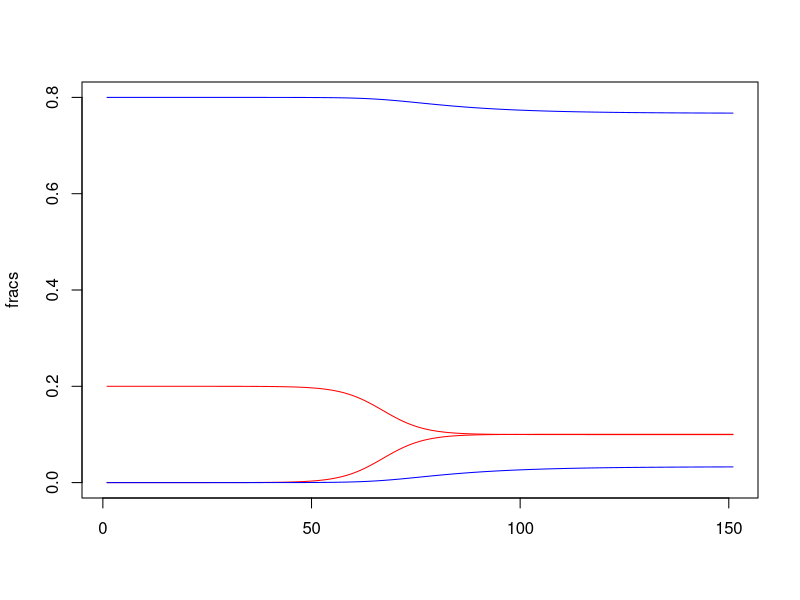
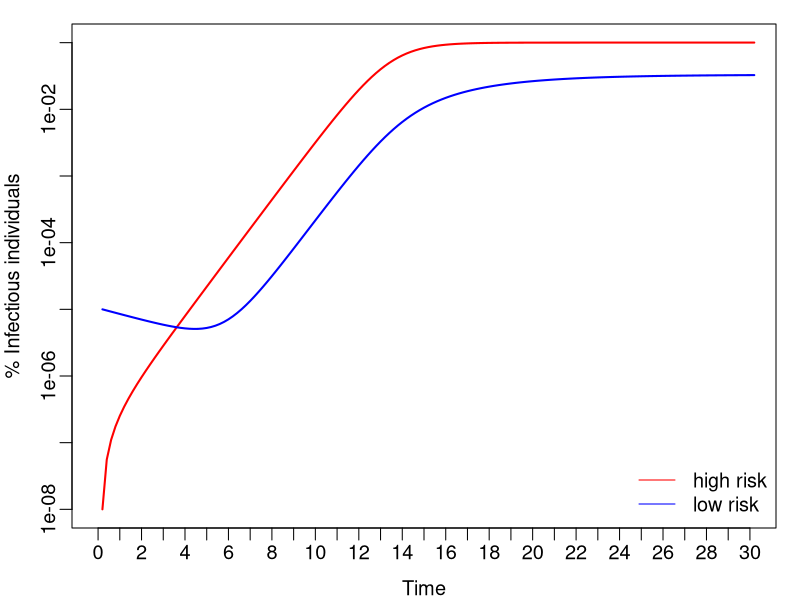
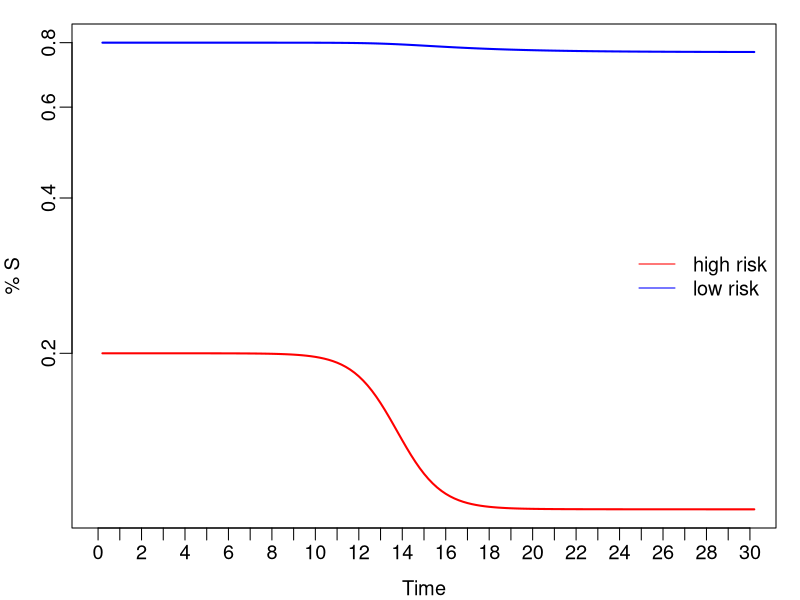
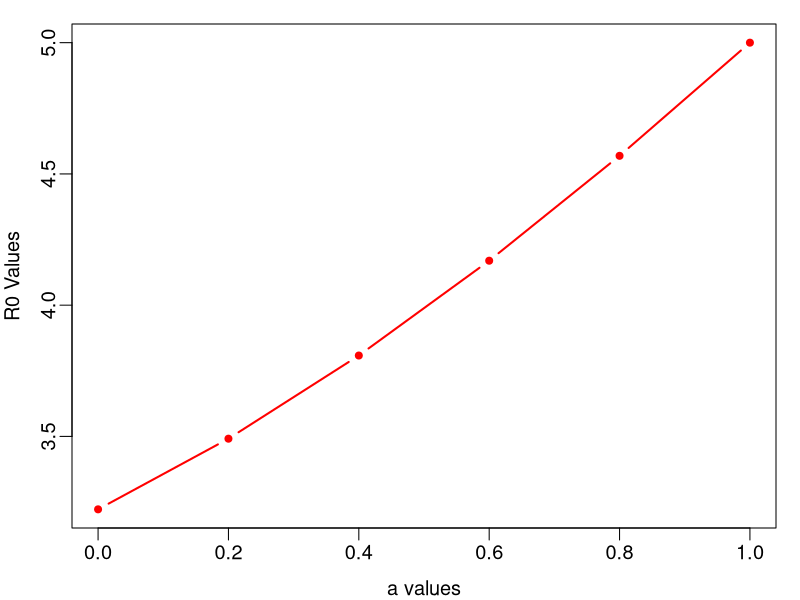

Write the R code that produced these figures, in order. (Note: this script raises an error after producing the figures.)
## Lab week 6: ODE models with diff risk groups

library(deSolve)

########################################################################
## PART1: dynamics for a 2 risk group model
########################################################################
## ODE model for 2 risk groups
SIS2riskGrs <- function(t, state, parameters) {
  with(as.list(c(state, parameters)), {
    
    dSH = - betaHH * SH * IH - betaHL * SH * IL + gamma * IH
    dIH = betaHH * SH * IH + betaHL * SH * IL - gamma * IH
    dSL = - betaLL * SL * IL - betaLH * SL * IH + gamma * IL
    dIL = betaLL * SL * IL + betaLH * SL * IH - gamma * IL
    
    list(c(dSH, dIH, dSL, dIL))
  })
}
# Parameters and initial conditions.
parameters <- c(betaHH = 10.0, betaHL = 0.1, betaLH = 0.1,
                betaLL = 1, gamma = 1)
NH = 0.2; NL=1-NH;
IH=1e-8; SH=NH-IH;
IL=1e-5; SL=NL-IL;
state = c(SH=SH, IH = IH, SL=SL, IL = IL)

# Run the model, plot and show: 


times = seq(0, 30, by = 0.2)

sim_SIS2riskGrs = ode(y = state, times = times, func = SIS2riskGrs, parms = parameters);

fracs = sim_SIS2riskGrs[, 2:5]

matplot(fracs, type = 'l', lty = 1, col = c('red', 'red', 'blue', 'blue'))

# 1) the prevalence in each group over time

par(mfrow = c(1,1), cex = 1.2, mgp = c(2,.5,0), mar = c(3,3,1,1))
matplot(fracs[,c(2,4)], log = 'y', type = 'l', lty = 1, lwd = 2, col = c('red','blue'), 
        ylab = '% Infectious individuals', xlab = "Time", ylim = c(1e-8,1e-1),
        xlim=c(0,30*5),xaxt = 'n') # time step is .2, so need to rescale
axis(1,at = 0:30*5, lab = 0:30)
legend('bottomright',c('high risk','low risk'), col = c('red','blue'), lty=1,bty='n')


# 2) the %S in each group over time
par(mfrow=c(1,1),cex=1.2,mgp=c(2,.5,0),mar=c(3,3,1,1))
matplot(fracs[,c(1,3)],log='y',type='l',lty=1,lwd=2,col=c('red','blue'), 
        ylab='% S',xlab="Time", 
        xlim=c(0,30*5),xaxt='n') # time step is .2, so need to rescale
axis(1,at=0:30*5,lab=0:30)
legend('right',c('high risk','low risk'),col=c('red','blue'),lty=1,bty='n')

########################################################################
## PART2: Calculating R0 for the risk structured model 
## and test how R0 change with degree of assortative mixing
########################################################################
## 1. calculate R0 for the two beta matrix

beta=matrix(c(1, 1.5, 1.5, 0.5),2,2) #matrix(c(10, 0.1, 0.1, 1),2,2)   # FILL IN YOUR BETA MATRIX HERE
n=c(NH,NL)      # n is the vector storing th proportion in each group
n.matrix=diag(n,2,2)  # matrix related to the population size in each group
# to see it:
View(n.matrix)

gamma=1;
R.matrix=n.matrix %*% beta / gamma
# to see the output of the eigen function:
eigen(R.matrix)
## To find R0
R0=eigen(R.matrix)$values[1]

## or directly:
R0=eigen(n.matrix %*% beta)$values[1]/gamma

## 2. proportion to both the contact numbers of the source group and the sink group
beta=matrix(0,2,2)
Ncontact=c(5,1); # number of contact in each group
Nk=c(.2,.8); # proportion of populaiton in each group
M=sum(Ncontact*Nk); # mean number of contact 
## to consider assortative mixing, use a to change the level of assortativeness
## a is the proportion of within group mixing
a=1.0; # change a to 0, .2, .4, .6, .8, 1
for(i in 1:2){
  for (j in 1:2){
    if(i==j) {
      beta[i,j]=a*Ncontact[i]/Nk[i]+(1-a)*Ncontact[i]^2/M
    } else {
      beta[i,j]=(1-a)*Ncontact[i]*Ncontact[j]/M
    }
  }
}

R0=eigen(diag(Nk, 2, 2) %*% beta)$values[1]/gamma
R0

a_values = c(0, 0.2, 0.4, 0.6, 0.8, 1.0)
r0_values = c(3.222222, 3.491356, 3.808143, 4.169353, 4.568974, 5)

matplot(a_values, r0_values, type='b',lty=1,lwd=2, pch = 20, col=c('red'), 
        ylab='R0 Values',xlab="a values") 

########################################################################
## Part 3: Simulating HIV early epidemic
########################################################################
# the HIV model with 5 risk groups
HIV5riskGrs <- function(t, state, parameters) {
  with(as.list(c(state, parameters)), {
    
    dS1 = nu1-sum(BETA[1,] * c(I1,I2,I3,I4,I5))* S1 - mu*S1
    dS2 = nu2-sum(BETA[2,] * c(I1,I2,I3,I4,I5))* S2 - mu*S2
    dS3 = nu3-sum(BETA[3,] * c(I1,I2,I3,I4,I5))* S3 - mu*S3
    dS4 = nu4-sum(BETA[4,] * c(I1,I2,I3,I4,I5))* S4 - mu*S4
    dS5 = nu5-sum(BETA[5,] * c(I1,I2,I3,I4,I5))* S5 - mu*S5
    
    dI1 = sum(BETA[1,] * c(I1,I2,I3,I4,I5))* S1 - mu*I1 - gamma*I1
    dI2 = sum(BETA[2,] * c(I1,I2,I3,I4,I5))* S2 - mu*I2 - gamma*I2
    dI3 = sum(BETA[3,] * c(I1,I2,I3,I4,I5))* S3 - mu*I3 - gamma*I3
    dI4 = sum(BETA[4,] * c(I1,I2,I3,I4,I5))* S4 - mu*I4 - gamma*I4
    dI5 = sum(BETA[5,] * c(I1,I2,I3,I4,I5))* S5 - mu*I5 - gamma*I5
    
    dA1 = d*gamma*I1 - mu*A1 - m*A1
    dA2 = d*gamma*I2 - mu*A2 - m*A2
    dA3 = d*gamma*I3 - mu*A3 - m*A3
    dA4 = d*gamma*I4 - mu*A4 - m*A4
    dA5 = d*gamma*I5 - mu*A5 - m*A5
    
    # cumulative incidence
    dcumA1 = d*gamma*I1
    dcumA2 = d*gamma*I2
    dcumA3 = d*gamma*I3
    dcumA4 = d*gamma*I4
    dcumA5 = d*gamma*I5
    
    list(c(dS1,dS2,dS3,dS4,dS5, dI1,dI2,dI3,dI4,dI5, 
           dA1,dA2,dA3,dA4,dA5, dcumA1,dcumA2,dcumA3,dcumA4,dcumA5))
  })
}
mu=.0312;  # in years
N=c(.06,.31,.52,.08,.03); # population in each group
NU=mu*N; # recruits to each group
gamma=.2; m=1; d=.3; # in years
beta=.0217; # scaling factor
BETA=matrix(c(rep(0,5),
              0,.65,2.15,12.9,21.5,
              0,2.15,7.17,43.1,71.8,
              0,12.9,43.1,258,431,
              0,21.5,71.8,431,718),5,5,byrow=T)*beta
I0=c(0,0,0,0,1e-5);
S0=N-I0;
A0=cumA0=rep(0,5);
parameters=c(BETA=BETA,mu=mu,gamma=gamma,m=m,d=d,
             nu1=NU[1],nu2=NU[2],nu3=NU[3],nu4=NU[4],nu5=NU[5])

state=c(S1=S0[1],S2=S0[2],S3=S0[3],S4=S0[4],S5=S0[5],
        I1=I0[1],I2=I0[2],I3=I0[3],I4=I0[4],I5=I0[5],
        A1=A0[1],A2=A0[2],A3=A0[3],A4=A0[4],A5=A0[5],
        cumA1=cumA0[1],cumA2=cumA0[2],cumA3=cumA0[3],cumA4=cumA0[4],cumA5=cumA0[5])
times=0:100;

simHIV=ode(y=state,times=times,func=HIV5riskGrs,parms=parameters);
# incidence per 1000 for each group
Incidence=(simHIV[-1,c('cumA1','cumA2','cumA3','cumA4','cumA5')]-
             simHIV[-length(times),c('cumA1','cumA2','cumA3','cumA4','cumA5')])/
          matrix(N,100,5,byrow=T)*1000
# total incidence per 1000 population
totInci=rowSums((simHIV[-1,c('cumA1','cumA2','cumA3','cumA4','cumA5')]-
                   simHIV[-length(times),c('cumA1','cumA2','cumA3','cumA4','cumA5')]))*1e3

S=simHIV[,c('S1','S2','S3','S4','S5')]/matrix(N,101,5,byrow=T)*100
totS=rowSums(simHIV[,c('S1','S2','S3','S4','S5')])*100

## plot results
par(mfrow=c(1,1),cex=1.2,mar=c(3,3,1,1),mgp=c(1.8,.5,0))
matplot(Incidence[,2:5],type='l',lty=2:5,col='black','red','blue','green','orange',lwd=1.5,ylim=c(0,35),
        ylab='Incidence AIDS per year per 1000',xlab='Time (years)')
lines(totInci,lwd=2)
legend('topright',leg=c('1-5','6-50','51-100','100+','total'),lty=c(2:5,1),
       col='black',lwd=c(rep(1.5,4),2),cex=.9,bty='n')

#plot sus
par(mfrow=c(1,1),cex=1.2,mar=c(3,3,1,1),mgp=c(1.8,.5,0))
matplot(S[,2:5],type='l',lty=2:5,col='black','red','blue','green','orange',lwd=1.5,ylim=c(0,100),
        ylab='% Susceptible AIDS per year per 1000',xlab='Time (years)')
lines(totS,lwd=2)
legend('right',leg=c('1-5','6-50','51-100','100+','total'),lty=c(2:5,1),
       col='black',lwd=c(rep(1.5,4),2),cex=.9,bty='n')


# [Q6] literature review on HIV/ADIS dynamics and (if you'd like, redo the simulation w. updated parms)
